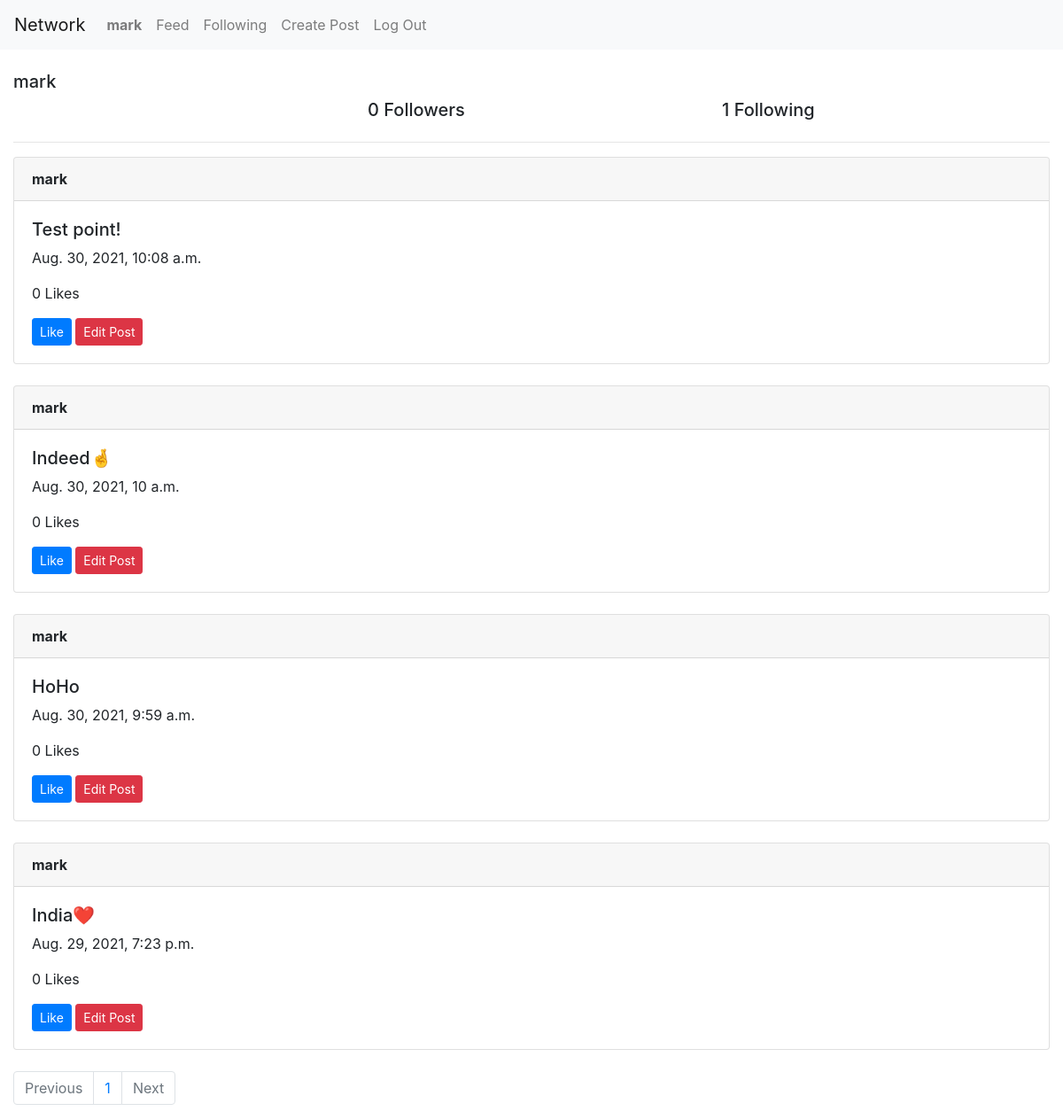
Screenshot of /profile/mark (signed in) with the database file from the repository.
### network/models.py (models this page shows, shortened)
class User(AbstractUser):
    pass

class Post(models.Model):
    user=models.CharField(max_length=32)
    post_content=models.TextField()
    timestamp=models.DateTimeField(auto_now_add=True)
    like_count=models.IntegerField(default=0)

### network/views.py (the view)
# urls.py: path("profile/<str:username>", views.profile, name="profile"),
def profile(request, username):
    if request.user.is_authenticated:
        user=User.objects.get(username=username)
        posts=Post.objects.filter(user=username).order_by('-timestamp')
        paginator=Paginator(posts, 10)
        page_number = request.GET.get('page')
        page_obj = paginator.get_page(page_number)
        list=Connections.objects.get(user=user.id)
        return render(request, 'network/profile.html',{
                "name":username,
                "posts":page_obj,
                "follower_count":list.followers.count(),
                "following_count":list.following.count()
            })
    else:
        return HttpResponseRedirect(reverse('login'))

### network/templates/network/profile.html (shortened to what this page needs)
{% extends "network/layout.html" %}
{% load static %}
{% block body %}
    <h5>{{ name }}</h5>
    <div class="row">
    <div class="col-sm-4">
    </div>
    <div class="col-sm-4">
    <h5 id="count">{{ follower_count }} Followers</h5>
    </div>
    <div class="col-sm-4">
    <h5>{{ following_count }} Following</h5>
    </div>
    </div><hr>
    <div id="index-view">
    {% for post in posts %}
    <div class="card">
        <div class="card-header">
            <strong>{{ post.user }}</strong>
        </div>
        <div class="card-body">
            <h5 id="post{{post.id}}">{{ post.post_content }}</h5>
            <p>{{ post.timestamp }}</p>
            <p id="count{{post.id}}">{{ post.like_count }} Likes </p>
            <button id="like-btn" class="btn btn-primary btn-sm" value="{{ post.id }}">Like</button>
            {% if post.user == request.user.username %}
            <button id="edit-btn" class="btn btn-danger btn-sm" value="{{ post.id }}">Edit Post</button>
            {% endif %}
        </div>
    </div>
    <br>
    {% endfor %}
    <nav aria-label="Page navigation example">
        <ul class="pagination">
        {% if posts.has_previous %}
        <li class="page-item"><a class="page-link" href="?page={{ posts.previous_page_number }}">Previous</a></li>
        {% else %}
        <li class="page-item disabled"><span class="page-link">Previous</span></li>
        {% endif %}
        {% for i in posts.paginator.page_range %}
        <li class="page-item"><a class="page-link" href="?page={{ i }}">{{ i }}</a></li>
        {% endfor %}
        {% if posts.has_next %}
        <li class="page-item"><a class="page-link" href="?page={{ posts.next_page_number }}">Next</a></li>
        {% else %}
        <li class="page-item disabled"><span class="page-link">Next</span></li>
        {% endif %}
        </ul>
    </nav>
    </div>
{% endblock %}

### network/templates/network/layout.html (shortened to what this page needs)
{% load static %}
<!DOCTYPE html>
<html lang="en">
    <head>
        <link rel="stylesheet" href="https://stackpath.bootstrapcdn.com/bootstrap/4.4.1/css/bootstrap.min.css">
        <link href="{% static 'network/styles.css' %}" rel="stylesheet">
    </head>
    <body>
        <nav class="navbar navbar-expand-lg navbar-light bg-light">
            <a class="navbar-brand" href="#">Network</a>
            <div>
              <ul class="navbar-nav mr-auto">
                {% if user.is_authenticated %}
                    <li class="nav-item">
                        <a class="nav-link" href="{% url 'profile' user.username %}"><strong>{{ user.username }}</strong></a>
                    </li>
                {% endif %}
                    <li class="nav-item">
                    <a class="nav-link" href="{% url 'index' %}">Feed</a>
                    </li>
                {% if user.is_authenticated %}
                    <li class="nav-item">
                    <a class="nav-link" href="{% url 'connections' user.username %}">Following</a>
                    </li>
                    <li class="nav-item">
                    <a class="nav-link" href="{% url 'create' %}">Create Post</a>
                    </li>
                    <li class="nav-item">
                        <a class="nav-link" href="{% url 'logout' %}">Log Out</a>
                    </li>
                {% endif %}
              </ul>
            </div>
          </nav>
          <br>
        <div class="container-fluid body">
            {% block body %}
            {% endblock %}
        </div>
    </body>
</html>

### rows the page displays
User: username "mark"
Post: user "mark", post_content "Test point!", timestamp "Aug. 30, 2021, 10:08 a.m.", like_count "0", {{ post.id }} 14 (drawn)
Post: user "mark", post_content "Indeed🤞", timestamp "Aug. 30, 2021, 10 a.m.", like_count "0", {{ post.id }} 10 (drawn)
Post: user "mark", post_content "HoHo", timestamp "Aug. 30, 2021, 9:59 a.m.", like_count "0", {{ post.id }} 7 (drawn)
Post: user "mark", post_content "India❤️", timestamp "Aug. 29, 2021, 7:23 p.m.", like_count "0", {{ post.id }} 5 (drawn)

### other values shown
{{ name }} "mark"
{{ follower_count }} "0"
{{ following_count }} "1"
{{ i }} "1"
